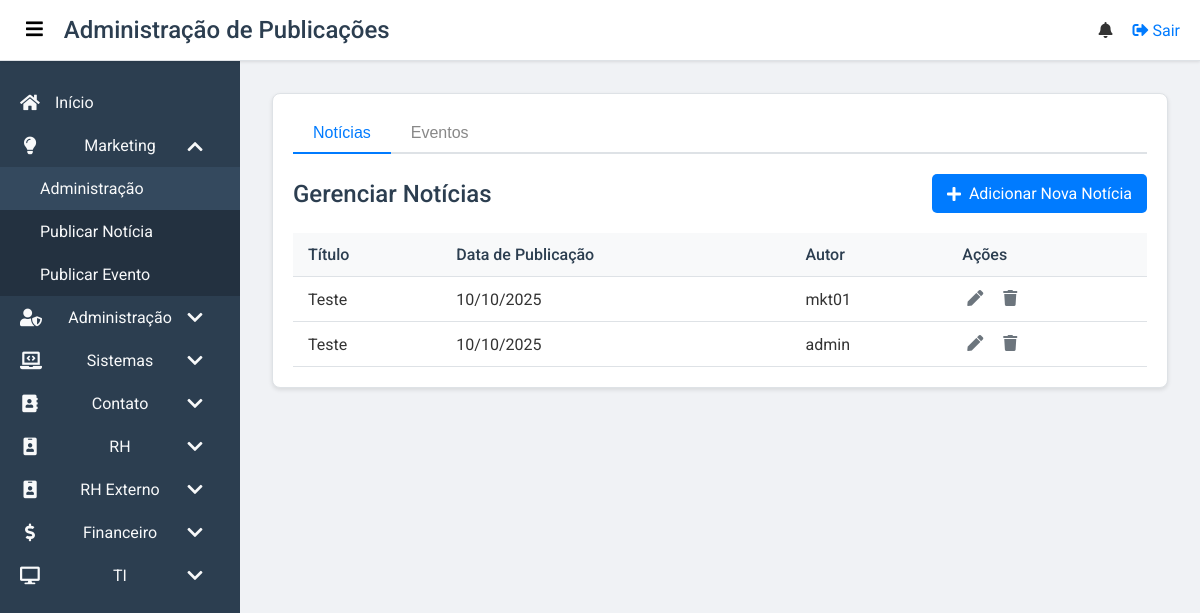
Page /administracao/publicacoes (signed in) on the committed database.
### my_intranet/app/models.py (models this page shows, shortened)
class News(db.Model):
    id = db.Column(db.Integer, primary_key=True)
    title = db.Column(db.String(200), nullable=False)
    content = db.Column(db.Text, nullable=False)
    image_url = db.Column(db.String(500), nullable=True)
    publication_date = db.Column(db.DateTime, nullable=False, default=datetime.utcnow)
    author_id = db.Column(db.Integer, db.ForeignKey('user.id'), nullable=False)

class User(db.Model, UserMixin):
    id = db.Column(db.Integer, primary_key=True)
    username = db.Column(db.String(150), unique=True, nullable=False)
    password = db.Column(db.String(200), nullable=False)
    is_blocked = db.Column(db.Boolean, default=False)
    is_suspended = db.Column(db.Boolean, default=False)
    groups = db.relationship('Group', secondary=user_group, backref='users')
    news = db.relationship('News', backref='author', lazy=True)
    events = db.relationship('Event', backref='creator', lazy=True)
    requests = db.relationship('AccessRequest', backref='requester', lazy=True)

### my_intranet/app/routes.py (the view)
@main.route('/administracao/publicacoes')
@login_required
@group_required('Marketing')
def administracao_publicacoes():
    news_items = News.query.order_by(News.publication_date.desc()).all()
    event_items = Event.query.order_by(Event.event_date.desc()).all()
    return render_template('publicacoes_administracao.html', news_items=news_items, event_items=event_items)

### my_intranet/app/routes.py (called while the page is built)
@main.context_processor
def inject_user_groups():
    if current_user.is_authenticated:
        user_groups = {group.name for group in current_user.groups}
        return dict(user_groups=user_groups)
    return dict(user_groups=set()) # Return an empty set for anonymous users

@main.context_processor
def inject_notifications():
    if current_user.is_authenticated:
        unread_notifications = Notification.query.filter_by(user_id=current_user.id, is_read=False).order_by(Notification.created_at.desc()).all()
        return dict(unread_notifications=unread_notifications)
    return dict(unread_notifications=[]) # Return an empty list for anonymous users

### my_intranet/app/templates/publicacoes_administracao.html (shortened to what this page needs)
{% extends "base.html" %}
{% block page_title %}Administração de Publicações{% endblock %}
{% block body_class %}dashboard-page{% endblock %}
{% block content %}
<section class="dashboard">
    <div class="card">
        <div class="tabs-container">
            <div class="tab-headers">
                <button class="tab-link active" data-tab="tab-noticias">Notícias</button>
                <button class="tab-link" data-tab="tab-eventos">Eventos</button>
            </div>
            <div id="tab-noticias" class="tab-content active">
                <div class="main-header">
                    <h3>Gerenciar Notícias</h3>
                    <a href="{{ url_for('main.noticias_publicar') }}" class="btn-primary">
                        <i class="fas fa-plus"></i> Adicionar Nova Notícia
                    </a>
                </div>
                <div class="publications-body">
                    <table class="publications-table">
                        <thead>
                            <tr>
                                <th>Título</th>
                                <th>Data de Publicação</th>
                                <th>Autor</th>
                                <th>Ações</th>
                            </tr>
                        </thead>
                        <tbody>
                            {% for news in news_items %}
                            <tr>
                                <td>{{ news.title }}</td>
                                <td>{{ news.publication_date.strftime('%d/%m/%Y') }}</td>
                                <td>{{ news.author.username }}</td>
                                <td class="publication-actions">
                                    <a href="{{ url_for('main.noticias_editar', news_id=news.id) }}" class="btn-edit-publication" title="Editar">
                                        <i class="fas fa-pen"></i>
                                    </a>
                                    <form action="{{ url_for('main.noticias_deletar', news_id=news.id) }}" method="POST" style="display:inline;">
                                        <button type="submit" class="btn-delete-publication" title="Excluir" onclick="return confirm('Tem certeza que deseja excluir esta notícia?');">
                                            <i class="fas fa-trash"></i>
                                        </button>
                                    </form>
                                </td>
                            </tr>
                            {% else %}
                            <tr>
                                <td colspan="4">Nenhuma notícia encontrada.</td>
                            </tr>
                            {% endfor %}
                        </tbody>
                    </table>
                </div>
            </div>
        </div>
    </div>
</section>
{% endblock %}

### my_intranet/app/static/css/base.css (style rules this page uses)
:root { --primary-color: #007bff; --secondary-color: #2c3e50; --background-light: #f0f2f5; --background-white: #ffffff; --text-color: #333; --text-light: #f8f9fa; --border-color: #dee2e6; --shadow-color: rgba(0, 0, 0, 0.1); }
body { font-family: 'Roboto', sans-serif; margin: 0; padding: 0; background-color: var(--background-light); color: var(--text-color); -webkit-font-smoothing: antialiased; -moz-osx-font-smoothing: grayscale; }
h1, h2, h3, h4, h5, h6 { margin: 0; font-weight: 500; }
.card { background: white; padding: 20px; border-radius: 8px; box-shadow: 0 2px 4px var(--shadow-color); border: 1px solid var(--border-color); }

### my_intranet/app/templates/publicacoes_administracao.html (style rules this page uses)
.tabs-container { width: 100%; }
.tab-headers { display: flex; border-bottom: 2px solid var(--border-color); margin-bottom: 20px; }
.tab-link { padding: 10px 20px; cursor: pointer; background: none; border: none; font-size: 1rem; font-weight: 500; color: #888; position: relative; transition: color 0.3s; }
.tab-link.active { color: var(--primary-color); }
.tab-link.active::after { content: ''; position: absolute; bottom: -2px; left: 0; width: 100%; height: 2px; background-color: var(--primary-color); }
.tab-content { display: none; }
.tab-content.active { display: block; }
.main-header { display: flex; justify-content: space-between; align-items: center; margin-bottom: 20px; }
.main-header h3 { color: var(--secondary-color); font-size: 1.5rem; }
.btn-primary { background-color: var(--primary-color); color: white; padding: 10px 15px; border-radius: 5px; text-decoration: none; display: inline-flex; align-items: center; gap: 8px; transition: background-color 0.3s; }
.publications-table { width: 100%; border-collapse: collapse; }
.publications-table th, .publications-table td { padding: 12px 15px; text-align: left; border-bottom: 1px solid var(--border-color); }
.publications-table thead th { background-color: #f8f9fa; font-weight: 500; color: var(--secondary-color); }
.publication-actions { white-space: nowrap; }
.btn-edit-publication, .btn-delete-publication { background: none; border: none; cursor: pointer; font-size: 1rem; color: #6c757d; margin: 0 5px; transition: color 0.2s; }

### rows in the picture
News: title "Teste", publication_date "10/10/2025", author.username "mkt01"
News: title "Teste", publication_date "10/10/2025", author.username "admin"
